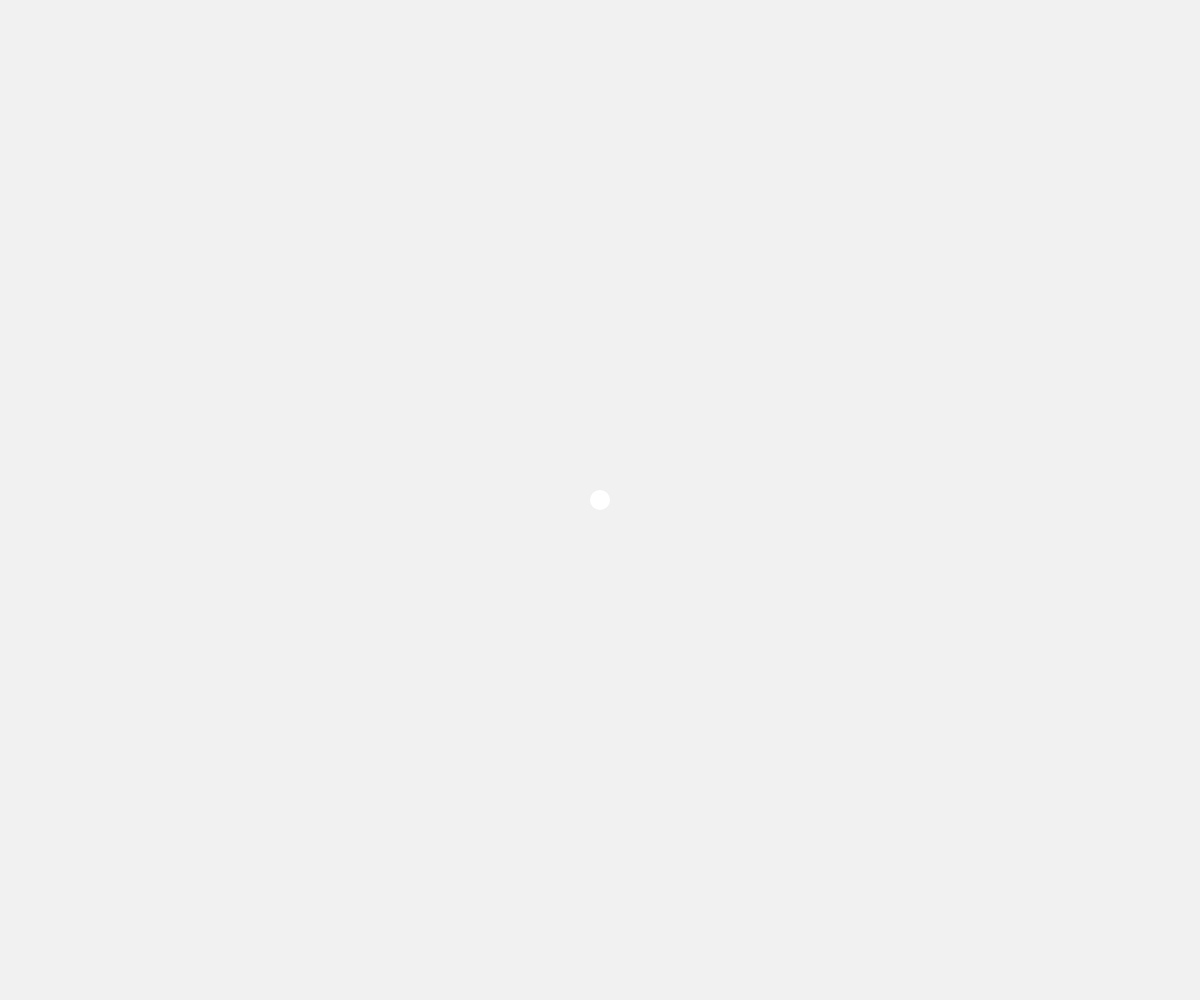
Frame 1 (no input)
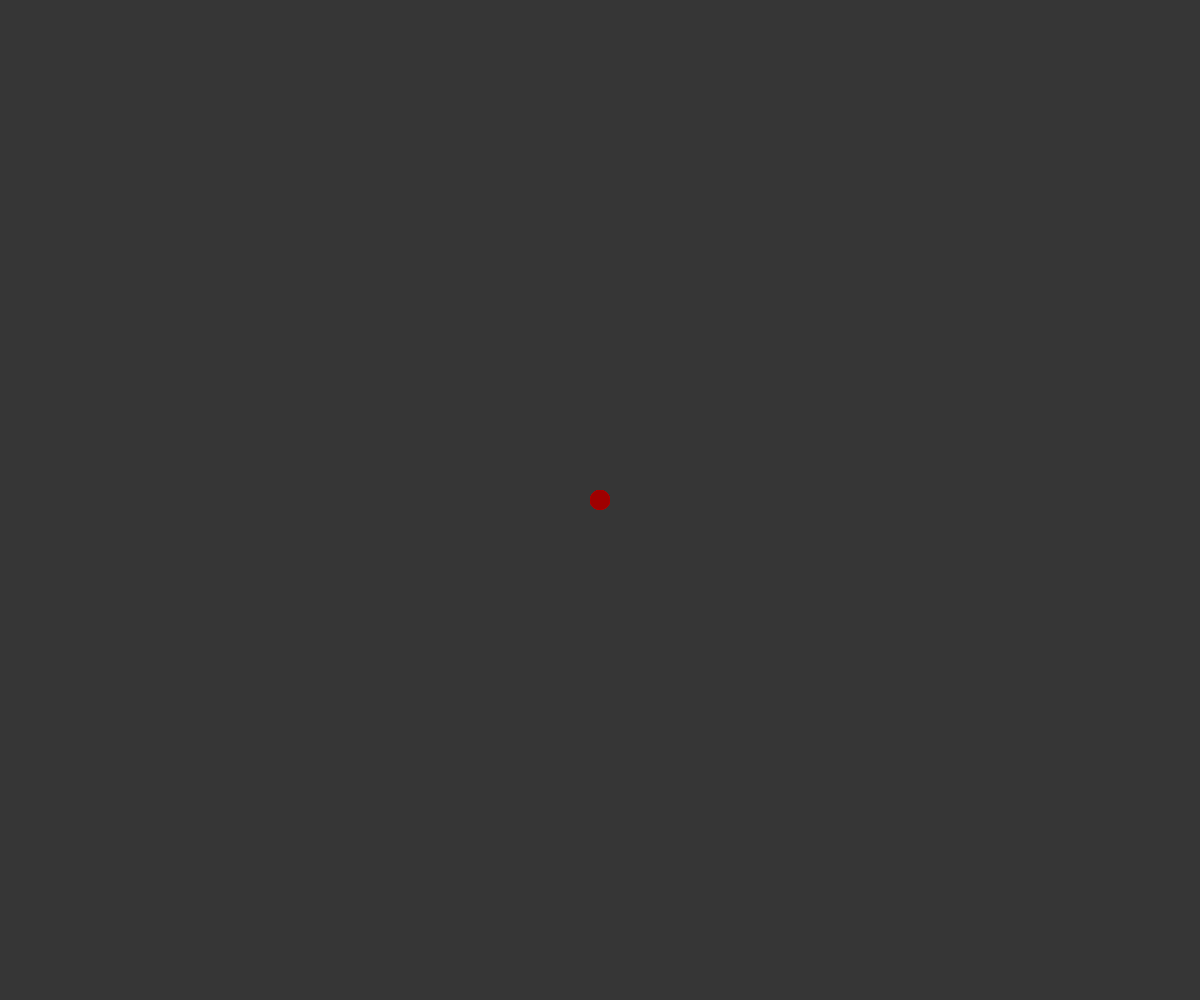
Frame 60 (no input)
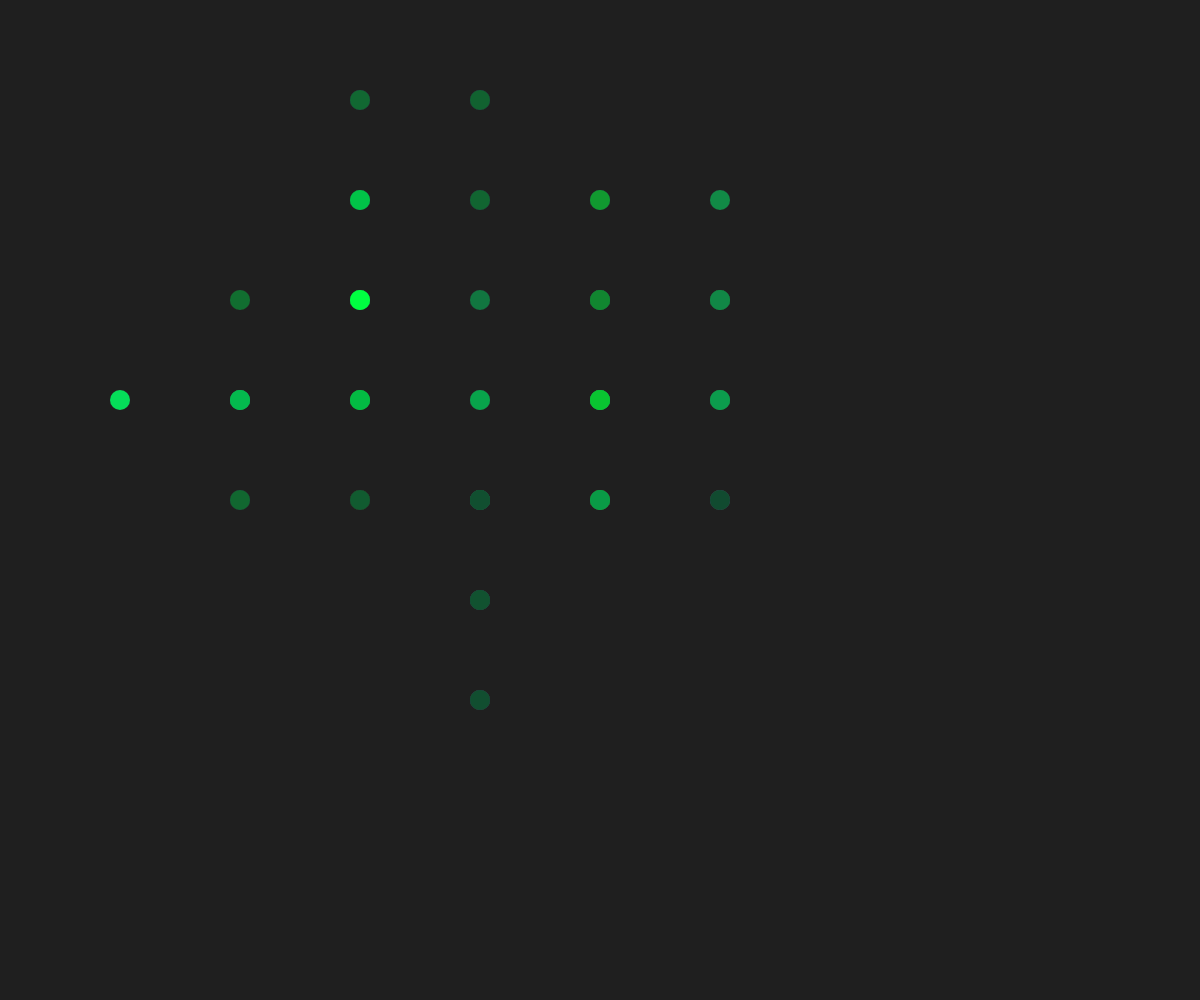
Frame 120 (the mouse pressed at the canvas centre since frame 60)

The p5.js sketch that drew these frames (run headless with seeded random() and noise() and a simulated clock; from frame 60 on, the mouse is pressed at the canvas centre):

// p5.js sketch
// ── sketch.js
var walker;
var r;
var g;
var b;

function Walker() {
  
  
  this.x = width / 2;
  this.y = height / 2;

  this.render = function() {
    noStroke();
    fill(this.r, this.g, this.b);
    ellipse(this.x, this.y, 20, 20);

    if (mouseX < 200) {
      this.r = random(100, 255);
      this.g = 0;
      this.b = 0;
    }

    if ( mouseX >= 200 && mouseX < 400) {
      this.r = random(200, 255);
      this.g = random(200, 255);
      this.b = 0;
    } if ( mouseX >= 400 ){

      this.r = 0;
      this.g = random(200, 255);
      this.b = random(50, 100);



    }


  }
  this.checkMouse = function() {
    if (mouseX > width / 2) {
      fill(random(200, 255), 0, random(50, 100))
    }

  };

  this.step = function() {
    var choice = floor(random(4));
    if (choice == 0) {
      this.x = this.x + mouseX / 5;
    } else if (choice == 1) {
      this.x = this.x - mouseX / 5;
    } else if (choice == 2) {
      this.y = this.y + mouseY / 5;
    } else {
      this.y = this.y - mouseY / 5;
    }
    this.x = constrain(this.x, 1, width - 1);
    this.y = constrain(this.y, 1, height - 1);
  }
}







function setup() {
  
  

  createCanvas(window.innerWidth, window.innerHeight);
  walker = new Walker();
  background(33, 33, 33, 8);
};

function draw() {
  background(33, 33, 33, 8);
  walker.checkMouse();
  walker.step();
  walker.render();
};

function keyPressed() {
 walker.x = width/2;
 walker.y =height/2;
  }
